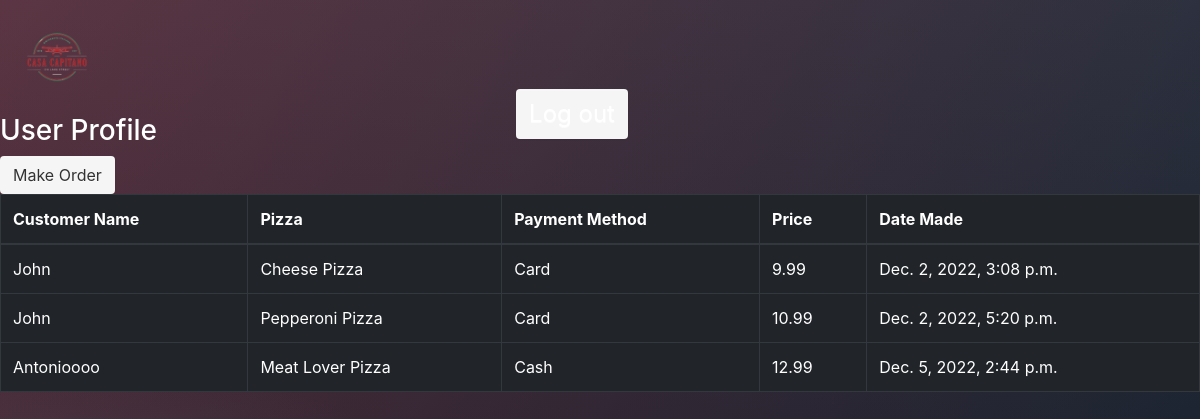
Page /user (signed in) on the committed database.
### app/models.py (models this page shows, shortened)
class Order(models.Model):
    PAYMENT= (
        ("Card", "Card"),
        ("Cash", "Cash")
    )
    customer= models.ForeignKey(Customer, null=True, on_delete= models.CASCADE)
    product= models.ForeignKey(Product, null=True, on_delete= models.CASCADE)
    date_created= models.DateTimeField(auto_now_add= True, null = True)
    payment = models.CharField(max_length= 200, null = True, choices = PAYMENT)

class Customer(models.Model):
    name = models.CharField(max_length= 200, null = True)
    phone= models.CharField(max_length= 200, null = True)
    email = models.CharField(max_length= 200, null = True)
    date_created= models.DateTimeField(auto_now_add= True, null = True)
    def __str__(self):
        return self.name

class Product(models.Model):
    CATEGORY= (
        ("Cheese Pizza", "Cheese Pizza"),
        ("Pepperoni Pizza", "Pepperoni Pizza"),
        ("Sausage Pizza", "Sausage Pizza"),
        ("Meat Lover Pizza", "Meat Lover Pizza"),
        ("Hawaiian Pizza", "Hawaiian Pizza"),
    )
    price= models.FloatField(null= True)
    category= models.CharField(max_length= 200, null = True, choices= CATEGORY)
    date_created= models.DateTimeField(auto_now_add= True, null = True)
    def __str__(self):
        return self.category

### app/views.py (the view)
# urls.py: path('user', views.math, name= "user-page"),
@login_required(login_url= "login")
def math(request):
    orders= Order.objects.all()
    customers= Customer.objects.all()
    products= Product.objects.all()
    checkings= orders.filter(payment= "Checkings").count()
    savings= orders.filter(payment= "Savings").count()
    context= {'orders': orders, 'customers':customers, 'products':products,
    'savings': savings, 'checkings':checkings
    }
    return render(request, 'user.html' ,context)

### app/templates/user.html
{% extends 'base.html' %}
{% block content %}
    <h3> User Profile</h3>
    <a class ='btn' href = "{%url "create_order"%}"> Make Order</a>
    <table class="table table-bordered table-dark">
        <thead>
          <tr>
            <th scope="col">Customer Name</th>
            <th scope="col">Pizza</th>
            <th scope="col">Payment Method</th>
            <th scope="col">Price</th>
            <th scope="col">Date Made</th>
          </tr>
        </thead>
        <tbody>
            {% for order in orders %}
          <tr>
            <td>{{order.customer}}</td>
            <td>{{order.product}}</td>
            <td>{{order.payment}}</td>
            <td>{{order.product.price}}</td>
            <td>{{order.date_created}}</td>
          </tr>
          {% endfor %}
        </tbody>
      </table>
{% endblock content %}

### app/static/style.css (style rules this page uses)
.btn { display: inline-block; *display: inline; *zoom: 1; padding: 4px 10px 4px; margin-bottom: 0; font-size: 13px; line-height: 18px; color: #333333; text-align: center; text-shadow: 0 1px 1px rgba(255, 255, 255, 0.75); vertical-align: middle; background-color: #f5f5f5; background-image: linear-gradient(top, #ffffff, #e6e6e6); background-repeat: repeat-x; filter: progid:dximagetransform.microsoft.gradient(startColorstr=#ffffff, endColorstr=#e6e6e6, GradientType=0); border-color: #e6e6e6 #e6e6e6 #e6e6e6; border-color: rgba(0, 0, 0, 0.1) rgba(0, 0, 0, 0.1) rgba(0, 0, 0, 0.25); border: 1px solid #e6e6e6; border-radius: 4px; box-shadow: inset 0 1px 0 rgba(255, 255, 255, 0.2), 0 1px 2px rgba(0, 0, 0, 0.05); cursor: pointer; *margin-left: 0.3em; }
* { -ms-box-sizing: border-box; -o-box-sizing: border-box; box-sizing: border-box; }
html { width: 100%; height: 100%; }
body { width: 100%; color: white; height: 100%; font-family: "Open Sans", sans-serif; background: #560909; background: -webkit-radial-gradient(0% 100%, ellipse cover, rgba(104, 128, 138, 0.4) 10%, rgba(138, 114, 76, 0) 40%), linear-gradient(to bottom, rgba(57, 173, 219, 0.25) 0%, rgba(42, 60, 87, 0.4) 100%), linear-gradient(135deg, #670d10 0%, #000306 100%); filter: progid:DXImageTransform.Microsoft.gradient( startColorstr="#3E1D6D", endColorstr="#092756",GradientType=1 ); }
body { background-color: black !important; }
h3 { color: white !important; }
* { box-sizing: border-box; }
*::before, *::after { box-sizing: border-box; }

### rows in the picture
Order: customer "John", product "Cheese Pizza", payment "Card", product.price "9.99", date_created "Dec. 2, 2022, 3:08 p.m."
Order: customer "John", product "Pepperoni Pizza", payment "Card", product.price "10.99", date_created "Dec. 2, 2022, 5:20 p.m."
Order: customer "Antonioooo", product "Meat Lover Pizza", payment "Cash", product.price "12.99", date_created "Dec. 5, 2022, 2:44 p.m."
